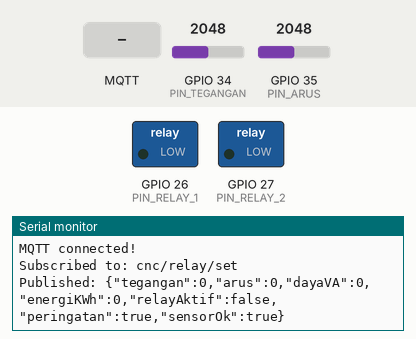
This sketch was run on a simulated ESP32. Parts: switched loads named in the sketch (green lamp = pin HIGH), the last lines printed to the serial monitor. Inputs (shaded band) come from the test bench; at power-on: GPIO 34 (PIN_TEGANGAN) = 2048, GPIO 35 (PIN_ARUS) = 2048. WiFi joins after 1.5 s; servers stay silent unless stated; no MQTT or app messages arrive unless stated.

Above: at 2.7 s.
2.8 s: MQTT message "1" arrives on the first subscribed topic
At 3.11 s:
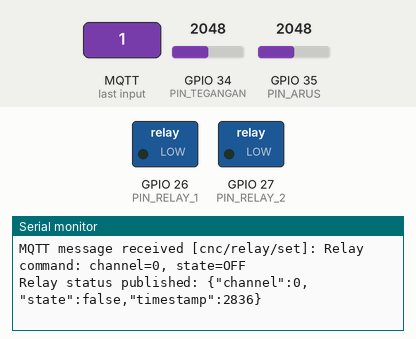
4.3 s: MQTT message "on" arrives on the first subscribed topic
At 5.3 s:
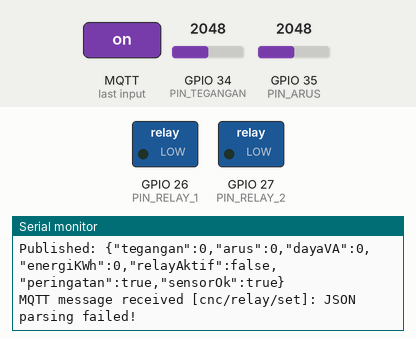

Measured:
- after the input at 2.8 s, the serial monitor: prints a new line at once (image 1)
- after the input at 4.3 s, the serial monitor: prints a new line after 0.25 s (image 2)

The sketch:

cnc_monitor_mqtt.ino
```cpp
/*
 * CNC Energy Monitor - ESP32 Firmware dengan MQTT
 *
 * Hardware:
 * - ESP32 DevKit
 * - ZMPT101B (Sensor Tegangan AC)
 * - ACS712 (Sensor Arus AC)
 * - Relay Module (2 channel)
 *
 * Koneksi:
 * - ZMPT101B OUT -> GPIO34
 * - ACS712 OUT -> GPIO35
 * - Relay 1 -> GPIO26
 * - Relay 2 -> GPIO27
 */

#include <WiFi.h>
#include <PubSubClient.h>
#include <ArduinoJson.h>

// ===== KONFIGURASI WiFi =====
const char* ssid = "YOUR_WIFI_SSID";
const char* password = "YOUR_WIFI_PASSWORD";

// ===== KONFIGURASI MQTT =====
const char* mqtt_server = "192.168.1.100";  // IP Backend/MQTT Broker
const int mqtt_port = 1883;
const char* mqtt_client_id = "ESP32_CNC_Monitor";

// MQTT Topics
const char* topic_sensor = "cnc/sensor";
const char* topic_relay_set = "cnc/relay/set";
const char* topic_relay_status = "cnc/relay/status";

// ===== PIN DEFINITIONS =====
#define PIN_TEGANGAN 34
#define PIN_ARUS 35
#define PIN_RELAY_1 26
#define PIN_RELAY_2 27

// ===== KALIBRASI SENSOR =====
#define TEGANGAN_OFFSET 512.0
#define TEGANGAN_SENSITIVITY 0.430  // Sesuaikan dengan sensor ZMPT101B
#define ARUS_OFFSET 512.0
#define ARUS_SENSITIVITY 0.066      // ACS712 30A: 0.066V/A

#define SAMPLES 1000
#define ADC_RESOLUTION 4095.0
#define ADC_VOLTAGE 3.3
#define POWER_FACTOR 0.85

// ===== GLOBAL VARIABLES =====
WiFiClient espClient;
PubSubClient mqttClient(espClient);

unsigned long lastSensorRead = 0;
unsigned long lastMqttPublish = 0;
const unsigned long SENSOR_INTERVAL = 100;   // Baca sensor setiap 100ms
const unsigned long PUBLISH_INTERVAL = 1000; // Publish ke MQTT setiap 1 detik

// Relay states
bool relay1State = false;
bool relay2State = false;

// Sensor data
float tegangan = 0.0;
float arus = 0.0;
float dayaVA = 0.0;
float energiKWh = 0.0;
float energiAccumulator = 0.0;
bool peringatan = false;
bool sensorOk = true;

// ===== SETUP =====
void setup() {
  Serial.begin(115200);
  Serial.println("\n\n=== CNC Energy Monitor - ESP32 ===");

  // Setup GPIO
  pinMode(PIN_RELAY_1, OUTPUT);
  pinMode(PIN_RELAY_2, OUTPUT);
  digitalWrite(PIN_RELAY_1, LOW);
  digitalWrite(PIN_RELAY_2, LOW);

  pinMode(PIN_TEGANGAN, INPUT);
  pinMode(PIN_ARUS, INPUT);

  // Connect to WiFi
  connectWiFi();

  // Setup MQTT
  mqttClient.setServer(mqtt_server, mqtt_port);
  mqttClient.setCallback(mqttCallback);
  mqttClient.setKeepAlive(60);
  mqttClient.setSocketTimeout(30);

  Serial.println("Setup complete!");
}

// ===== MAIN LOOP =====
void loop() {
  // Maintain WiFi connection
  if (WiFi.status() != WL_CONNECTED) {
    connectWiFi();
  }

  // Maintain MQTT connection
  if (!mqttClient.connected()) {
    reconnectMQTT();
  }
  mqttClient.loop();

  // Read sensors periodically
  if (millis() - lastSensorRead >= SENSOR_INTERVAL) {
    lastSensorRead = millis();
    readSensors();
  }

  // Publish data to MQTT
  if (millis() - lastMqttPublish >= PUBLISH_INTERVAL) {
    lastMqttPublish = millis();
    publishSensorData();
  }
}

// ===== WiFi CONNECTION =====
void connectWiFi() {
  Serial.print("Connecting to WiFi: ");
  Serial.println(ssid);

  WiFi.mode(WIFI_STA);
  WiFi.begin(ssid, password);

  int attempts = 0;
  while (WiFi.status() != WL_CONNECTED && attempts < 20) {
    delay(500);
    Serial.print(".");
    attempts++;
  }

  if (WiFi.status() == WL_CONNECTED) {
    Serial.println("\nWiFi connected!");
    Serial.print("IP Address: ");
    Serial.println(WiFi.localIP());
  } else {
    Serial.println("\nWiFi connection failed!");
  }
}

// ===== MQTT RECONNECT =====
void reconnectMQTT() {
  if (WiFi.status() != WL_CONNECTED) {
    return;
  }

  Serial.print("Connecting to MQTT broker: ");
  Serial.println(mqtt_server);

  if (mqttClient.connect(mqtt_client_id)) {
    Serial.println("MQTT connected!");

    // Subscribe to relay command topic
    mqttClient.subscribe(topic_relay_set);
    Serial.print("Subscribed to: ");
    Serial.println(topic_relay_set);

  } else {
    Serial.print("MQTT connection failed, rc=");
    Serial.println(mqttClient.state());
  }
}

// ===== MQTT CALLBACK (Menerima perintah relay dari Backend) =====
void mqttCallback(char* topic, byte* payload, unsigned int length) {
  Serial.print("MQTT message received [");
  Serial.print(topic);
  Serial.print("]: ");

  // Parse JSON payload
  StaticJsonDocument<200> doc;
  DeserializationError error = deserializeJson(doc, payload, length);

  if (error) {
    Serial.println("JSON parsing failed!");
    return;
  }

  // Handle relay command
  if (strcmp(topic, topic_relay_set) == 0) {
    int channel = doc["channel"];
    bool state = doc["state"];

    Serial.printf("Relay command: channel=%d, state=%s\n", channel, state ? "ON" : "OFF");

    // Set relay
    if (channel == 1) {
      relay1State = state;
      digitalWrite(PIN_RELAY_1, state ? HIGH : LOW);
    } else if (channel == 2) {
      relay2State = state;
      digitalWrite(PIN_RELAY_2, state ? HIGH : LOW);
    }

    // Send confirmation back to backend
    publishRelayStatus(channel, state);
  }
}

// ===== READ SENSORS =====
void readSensors() {
  // Baca tegangan RMS (AC)
  float teganganRMS = readTeganganRMS();

  // Baca arus RMS (AC)
  float arusRMS = readArusRMS();

  // Hitung daya (VA)
  float daya = teganganRMS * arusRMS;

  // Akumulasi energi (kWh)
  // Energi = Power × Time
  float dt = PUBLISH_INTERVAL / 1000.0 / 3600.0; // Convert ms to hours
  energiAccumulator += (daya * dt / 1000.0); // Convert W to kW

  // Update global variables
  tegangan = teganganRMS;
  arus = arusRMS;
  dayaVA = daya;
  energiKWh = energiAccumulator;

  // Check for warnings
  peringatan = (tegangan < 190.0 || tegangan > 240.0 || arus > 25.0);

  // Check sensor health
  sensorOk = (tegangan > 0.0 && tegangan < 500.0);
}

// ===== READ TEGANGAN RMS =====
float readTeganganRMS() {
  float sum = 0.0;

  for (int i = 0; i < SAMPLES; i++) {
    int rawValue = analogRead(PIN_TEGANGAN);
    float voltage = (rawValue / ADC_RESOLUTION) * ADC_VOLTAGE;
    float centered = voltage - (ADC_VOLTAGE / 2.0);
    sum += centered * centered;
    delayMicroseconds(100);
  }

  float rms = sqrt(sum / SAMPLES);
  float teganganAC = rms / TEGANGAN_SENSITIVITY;

  return teganganAC;
}

// ===== READ ARUS RMS =====
float readArusRMS() {
  float sum = 0.0;

  for (int i = 0; i < SAMPLES; i++) {
    int rawValue = analogRead(PIN_ARUS);
    float voltage = (rawValue / ADC_RESOLUTION) * ADC_VOLTAGE;
    float centered = voltage - (ADC_VOLTAGE / 2.0);
    sum += centered * centered;
    delayMicroseconds(100);
  }

  float rms = sqrt(sum / SAMPLES);
  float arusAC = rms / ARUS_SENSITIVITY;

  // Filter noise (jika arus sangat kecil, anggap 0)
  if (arusAC < 0.1) {
    arusAC = 0.0;
  }

  return arusAC;
}

// ===== PUBLISH SENSOR DATA KE MQTT =====
void publishSensorData() {
  if (!mqttClient.connected()) {
    return;
  }

  // Buat JSON payload sesuai format yang diminta
  StaticJsonDocument<256> doc;
  doc["tegangan"] = roundf(tegangan * 10) / 10.0;
  doc["arus"] = roundf(arus * 100) / 100.0;
  doc["dayaVA"] = roundf(dayaVA * 100) / 100.0;
  doc["energiKWh"] = roundf(energiKWh * 1000) / 1000.0;
  doc["relayAktif"] = relay1State || relay2State;
  doc["peringatan"] = peringatan;
  doc["sensorOk"] = sensorOk;

  // Serialize to string
  char jsonBuffer[256];
  serializeJson(doc, jsonBuffer);

  // Publish to MQTT
  if (mqttClient.publish(topic_sensor, jsonBuffer, false)) {
    Serial.print("Published: ");
    Serial.println(jsonBuffer);
  } else {
    Serial.println("Publish failed!");
  }
}

// ===== PUBLISH RELAY STATUS (Konfirmasi ke Backend) =====
void publishRelayStatus(int channel, bool state) {
  if (!mqttClient.connected()) {
    return;
  }

  StaticJsonDocument<128> doc;
  doc["channel"] = channel;
  doc["state"] = state;
  doc["timestamp"] = millis();

  char jsonBuffer[128];
  serializeJson(doc, jsonBuffer);

  mqttClient.publish(topic_relay_status, jsonBuffer, false);
  Serial.print("Relay status published: ");
  Serial.println(jsonBuffer);
}
```
